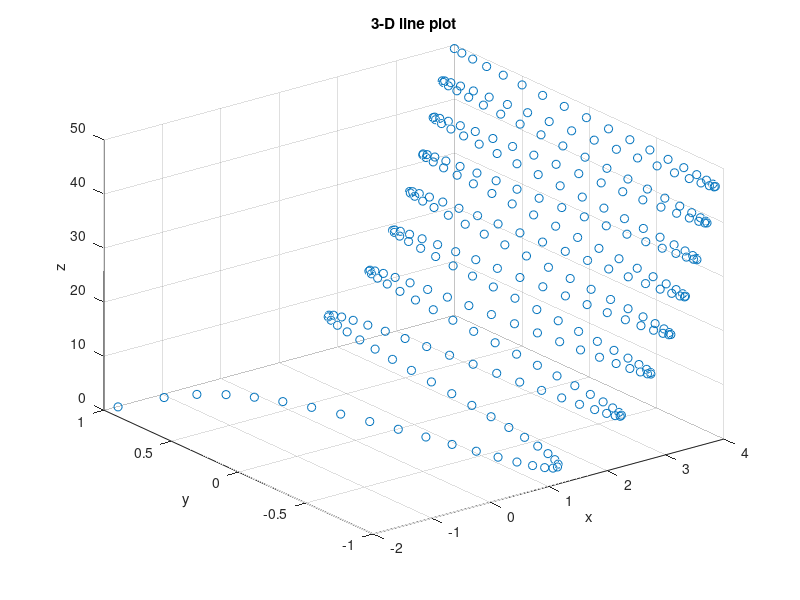

MATLAB code for this plot:
z = 0:2.5/15:50;
x=log(z);
y=cos(z);
scatter3(x,y,z);
grid on
xlabel('x');
ylabel('y');
zlabel('z');
title('3-D line plot');
